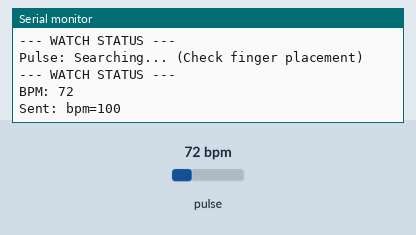
Bench run of a sketch on a simulated Arduino Leonardo, built with avr-gcc and run on an emulated ATmega32U4. On the bench: the last lines printed to the serial monitor. Inputs (shaded band) come from the test bench; at power-on: pulse 72 bpm.

Above: at 1.2 s.
1.3 s: pulse set to 42 bpm
At 2.5 s:
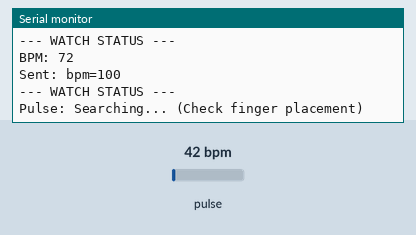
2.8 s: pulse set to 70 bpm
At 3.4 s:
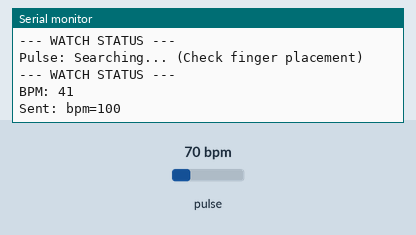
Timing chart, 0 to 5.8 s (numbered marks = the images above; inputs shaded):
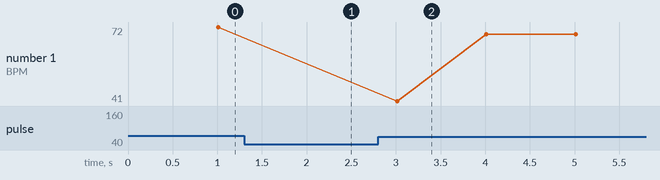

The sketch:

main.ino
```cpp
#include <TaskScheduler.h>
#include "HeartRate.h"
#include "SafeQueue.h"
#include "WiFiTelemetry.h"

// Callback function prototypes
void hardware_thread();
void telemetry_thread();

// Scheduler and Queue
Scheduler runner;
SafeQueue heartQueue(10);

// Tasks:
// Poll hardware every 20ms (50Hz) - NO PRINTING ALLOWED HERE
Task tHardware(20, TASK_FOREVER, &hardware_thread, &runner, true);
// Update screen/serial every 1000ms (1Hz)
Task tTelemetry(1000, TASK_FOREVER, &telemetry_thread, &runner, true);

void setup() {
  // Increase speed to 115200 to prevent buffer bottlenecks
  Serial.begin(115200);
  while (!Serial)
    ;

  setupHeartSensor();
  Serial.println("--- System Started ---");
}

void loop() {
  runner.execute();
}

void hardware_thread() {
  // IMPORTANT: No Serial.println("Hello") or "Hardware" here!
  int currentBPM = updateHeartRate();

  if (currentBPM > 0) {
    heartQueue.push(currentBPM);
  }
}

void telemetry_thread() {
  // Unfinished

  int latestBPM = 0;

  // Always print the header so you know the task is running
  Serial.println("\n--- WATCH STATUS ---");

  if (heartQueue.pop(latestBPM)) {
    Serial.print("BPM: ");
    Serial.println(latestBPM);

    // Upload to WiFi
    uploadBPM(latestBPM);
  } else {
    // This runs when the queue is empty (no finger)
    Serial.println("Pulse: Searching... (Check finger placement)");
  }
}
```

HeartRate.cpp
```cpp
#include <MAX30105.h>
#include <heartRate.h>

// Define the objects declared as 'extern' in the header
MAX30105 particleSensor;
int beatAvg = 0;
long lastBeat = 0;

void setupHeartSensor() {
  if (!particleSensor.begin(Wire, I2C_SPEED_FAST)) {
    Serial.println("MAX30105 was not found. Check wiring/power.");
    while (1);
  }

  particleSensor.setup(); // Configure sensor with default settings
  particleSensor.setPulseAmplitudeRed(0x0A); // Turn Red LED to low to save power
  particleSensor.setPulseAmplitudeIR(0x1F);  // Turn IR LED to high for better detection
}

int updateHeartRate() {
  // Check the sensor buffer
  particleSensor.check();

  int detectedBPM = 0; // Default: no new value detected

  while (particleSensor.available()) {
    uint32_t irValue = particleSensor.getFIFOIR();

    // Finger detection threshold
    if (irValue > 20000) {
      if (checkForBeat(irValue)) {
        long delta = millis() - lastBeat;
        lastBeat = millis();
        float bpm = 60 / (delta / 1000.0);

        // Filter out noise and unrealistic values
        if (bpm < 255 && bpm > 20) {
          beatAvg = (int)bpm;
          detectedBPM = beatAvg; // Capture the new value to return
        }
      }
    }
    particleSensor.nextSample();
  }

  return detectedBPM; // Returns the new BPM or 0 if nothing changed
}
```

HeartRate.h
```cpp
#ifndef HEARTRATE_H
#define HEARTRATE_H

#include <Arduino.h>
#include <Wire.h>
#include "MAX30105.h"
#include "heartRate.h" // SparkFun library's helper for checkForBeat

// External objects so they can be accessed in the main sketch
extern MAX30105 particleSensor;
extern int beatAvg;

// Function Prototypes
void setupHeartSensor();
int updateHeartRate();

#endif
```

SafeQueue.cpp
```cpp
#include "SafeQueue.h"

SafeQueue::SafeQueue(int size) : _size(size), _head(0), _tail(0), _count(0), _isLocked(false) {
    _buffer = new int[size];
}

SafeQueue::~SafeQueue() {
    delete[] _buffer;
}

void SafeQueue::lock() {
    // Basic atomic-style lock for Arduino
    while (_isLocked) { yield(); }
    _isLocked = true;
}

void SafeQueue::unlock() {
    _isLocked = false;
}

bool SafeQueue::push(int value) {
    lock();
    if (_count == _size) {
        unlock();
        return false; // Queue Full
    }

    _buffer[_tail] = value;
    _tail = (_tail + 1) % _size; // Wrap around
    _count++;

    unlock();
    return true;
}

bool SafeQueue::pop(int &value) {
    lock();
    if (_count == 0) {
        unlock();
        return false; // Queue Empty
    }

    value = _buffer[_head];
    _head = (_head + 1) % _size; // Wrap around
    _count--;

    unlock();
    return true;
}

bool SafeQueue::isEmpty() {
    return _count == 0;
}
```

SafeQueue.h
```cpp
#ifndef SAFE_QUEUE_H
#define SAFE_QUEUE_H

#include <Arduino.h>

// If using Arduino_Threads/RTOS, we use the built-in Mutex
// If using a simpler scheduler, we use a critical section lock
class SafeQueue {
public:
    SafeQueue(int size);
    ~SafeQueue();

    bool push(int value);   // Add to queue
    bool pop(int &value);    // Remove from queue
    bool isEmpty();

private:
    int* _buffer;
    int _size;
    int _head;
    int _tail;
    int _count;

    // Mutex to ensure thread safety
    volatile bool _isLocked;
    void lock();
    void unlock();
};

#endif
```

WiFiTelemetry.h
```cpp
#ifndef WIFITELEMETRY_H
#define WIFITELEMETRY_H

#include <Arduino.h>

void setupWiFi();
void uploadBPM(int bpm);

#endif
```

WiFiTelemtry.cpp
```cpp
#include "WiFiTelemetry.h"

void setupWiFi() {
  // The Uno R4 Minima uses Serial1 for pins 0 and 1.
  // This is the "bridge" to the Dragino Linux processor.
  Serial1.begin(115200);
  Serial1.print("\n\n");

  // Give the Linux system a moment to stabilize after power-up
  delay(2000);
}

/**
 * Sends the current BPM to a server on your computer.
 * Make sure your computer is connected to the Dragino Wi-Fi
 * and your IP matches the one below.
 */
void uploadBPM(int bpm) {
// Format data as a simple string ending with a newline
  int sensorValue = 100;
  String dataString = "bpm="+String(sensorValue);

  // Send to the Yun Shield's Linux processor
  Serial1.println(dataString);

  // Debug to your PC via USB
  Serial.print("Sent: ");
  Serial.print(dataString);


  // // 1. We create the URL with the BPM value attached as a query (?bpm=XX)
  // String url = "http://192.168.240.249:8000/?bpm=" + String(bpm);

  // // 2. We build the full Linux command.
  // // We use \" to put quotes around the URL so Linux handles it safely.
  // // We add \n at the end to "Press Enter" on the Linux console.
  // String command = "curl \"" + url + "\"\n";

  // // 3. Send the command to the Dragino Shield
  // Serial1.println(command);

  // // Optional: Print to your PC Serial Monitor so you can see what was sent
  // Serial.print("Sending to Server: ");
  // Serial.println(command);
}
```

Measured:
- plotted number 1: 72 → 69 after the input at 2.8 s
